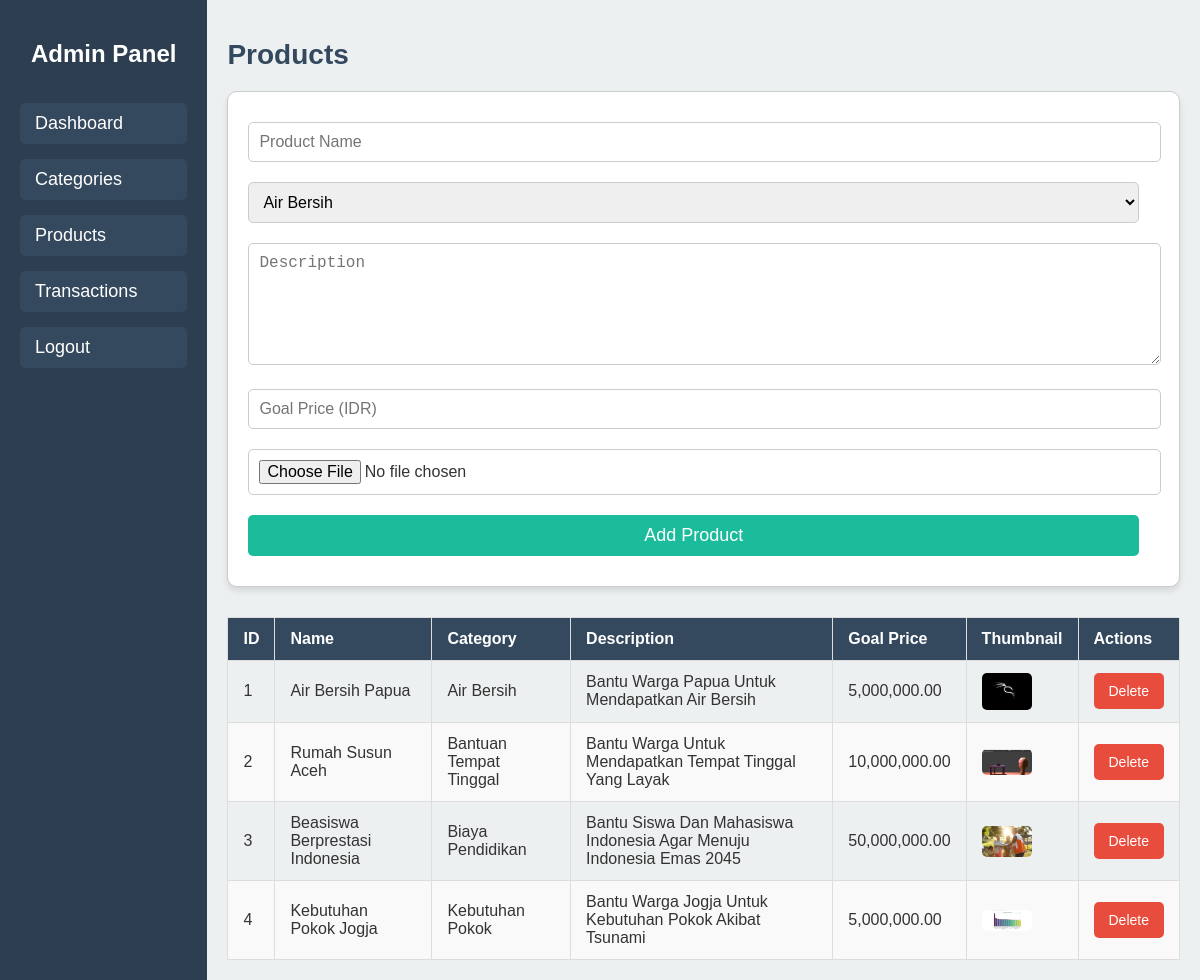
The app's page /admin_products.php (signed in) with its own data.
### tables this page shows
CREATE TABLE `products` (
  `id` int(11) NOT NULL,
  `category_id` int(11) NOT NULL,
  `name` varchar(150) NOT NULL,
  `description` text NOT NULL,
  `goal_price` decimal(15,2) NOT NULL,
  `current_price` decimal(15,2) DEFAULT 0.00,
  `thumbnail` varchar(255) NOT NULL
);

CREATE TABLE `categories` (
  `id` int(11) NOT NULL,
  `name` varchar(100) NOT NULL,
  `description` text NOT NULL
);

### admin_products.php (the view, shortened to what this page needs)
<?php
require_once 'includes/db.php';
$categories = $conn->query("SELECT * FROM categories");
$products = $conn->query("SELECT products.*, categories.name AS category_name
                          FROM products JOIN categories ON products.category_id = categories.id");
?>
<!DOCTYPE html>
<html lang="en">
<head>
    <link rel="stylesheet" href="css/style_admin.css">
</head>
<body>
    <div class="sidebar">
        <h2>Admin Panel</h2>
        <ul>
            <li><a href="admin_dashboard.php">Dashboard</a></li>
            <li><a href="admin_categories.php">Categories</a></li>
            <li><a href="admin_products.php">Products</a></li>
            <li><a href="admin_transactions.php">Transactions</a></li>
            <li><a href="logout.php">Logout</a></li>
        </ul>
    </div>
    <div class="main-content">
    <h1>Products</h1>
    <form method="POST" enctype="multipart/form-data" class="form-control">
        <input type="text" name="name" placeholder="Product Name" required>
        <select name="category_id" required>
            <?php while ($row = $categories->fetch_assoc()): ?>
            <option value="<?= $row['id'] ?>"><?= $row['name'] ?></option>
            <?php endwhile; ?>
        </select>
        <textarea name="description" placeholder="Description" required></textarea>
        <input type="number" name="goal_price" placeholder="Goal Price (IDR)" required>
        <input type="file" name="thumbnail" required>
        <button type="submit" name="add_product" class="btn">Add Product</button>
    </form>
    <table class="table">
        <thead>
            <tr>
                <th>ID</th>
                <th>Name</th>
                <th>Category</th>
                <th>Description</th>
                <th>Goal Price</th>
                <th>Thumbnail</th>
                <th>Actions</th>
            </tr>
        </thead>
        <tbody>
            <?php while ($row = $products->fetch_assoc()): ?>
            <tr>
                <td><?= $row['id'] ?></td>
                <td><?= $row['name'] ?></td>
                <td><?= $row['category_name'] ?></td>
                <td><?= $row['description'] ?></td>
                <td><?= number_format($row['goal_price'], 2) ?></td>
                <td><img src="uploads/<?= $row['thumbnail'] ?>" width="50" alt="Thumbnail"></td>
                <td>
                    <a href="?delete_id=<?= $row['id'] ?>" class="btn">Delete</a>
                </td>
            </tr>
            <?php endwhile; ?>
        </tbody>
    </table>
</div>
</body>
</html>

### css/style_admin.css (style rules this page uses)
body { margin: 0; font-family: Arial, sans-serif; background-color: #f4f4f9; color: #333; display: flex; min-height: 100vh; }
.sidebar { background-color: #2c3e50; color: white; width: 250px; padding: 20px; display: flex; flex-direction: column; }
.sidebar h2 { font-size: 24px; margin-bottom: 20px; text-align: center; }
.sidebar ul { list-style: none; padding: 0; margin: 0; }
.sidebar ul li { margin: 15px 0; }
.sidebar ul li a { text-decoration: none; color: white; font-size: 18px; padding: 10px 15px; background-color: #34495e; border-radius: 5px; display: block; }
.main-content { flex-grow: 1; padding: 20px; background-color: #ecf0f1; }
.main-content h1 { font-size: 28px; margin-bottom: 20px; color: #34495e; }
.form-control { background: #ffffff; border: 1px solid #ccc; padding: 20px; margin-bottom: 30px; border-radius: 10px; box-shadow: 0 4px 6px rgba(0, 0, 0, 0.1); }
.form-control input, .form-control textarea, .form-control select, .form-control button { width: calc(100% - 20px); padding: 10px; margin: 10px 0; border-radius: 5px; border: 1px solid #ccc; font-size: 16px; }
.form-control textarea { height: 100px; }
.form-control button { background-color: #1abc9c; color: white; border: none; cursor: pointer; font-size: 18px; }
.table { width: 100%; border-collapse: collapse; margin-top: 20px; }
.table th, .table td { border: 1px solid #ddd; padding: 12px 15px; text-align: left; }
.table th { background-color: #34495e; color: white; font-size: 16px; }
.table tbody tr:nth-child(even) { background-color: #f9f9f9; }
.table tbody tr { font-size: 16px; }
.table img { border-radius: 5px; max-width: 80px; height: auto; display: block; }
.btn { background-color: #e74c3c; color: white; padding: 10px 15px; text-decoration: none; font-size: 14px; border-radius: 5px; display: inline-block; text-align: center; }

### records on screen
products: id "1", name "Air Bersih Papua", category.name "Air Bersih", description "Bantu Warga Papua Untuk Mendapatkan Air Bersih", goal_price "5,000,000.00", thumbnail (picture)
products: id "2", name "Rumah Susun Aceh", category.name "Bantuan Tempat Tinggal", description "Bantu Warga Untuk Mendapatkan Tempat Tinggal Yang Layak", goal_price "10,000,000.00", thumbnail (picture)
products: id "3", name "Beasiswa Berprestasi Indonesia", category.name "Biaya Pendidikan", description "Bantu Siswa Dan Mahasiswa Indonesia Agar Menuju Indonesia Emas 2045", goal_price "50,000,000.00", thumbnail (picture)
products: id "4", name "Kebutuhan Pokok Jogja", category.name "Kebutuhan Pokok", description "Bantu Warga Jogja Untuk Kebutuhan Pokok Akibat Tsunami", goal_price "5,000,000.00", thumbnail (picture)

### other values on screen
form field category_id "Air Bersih"
